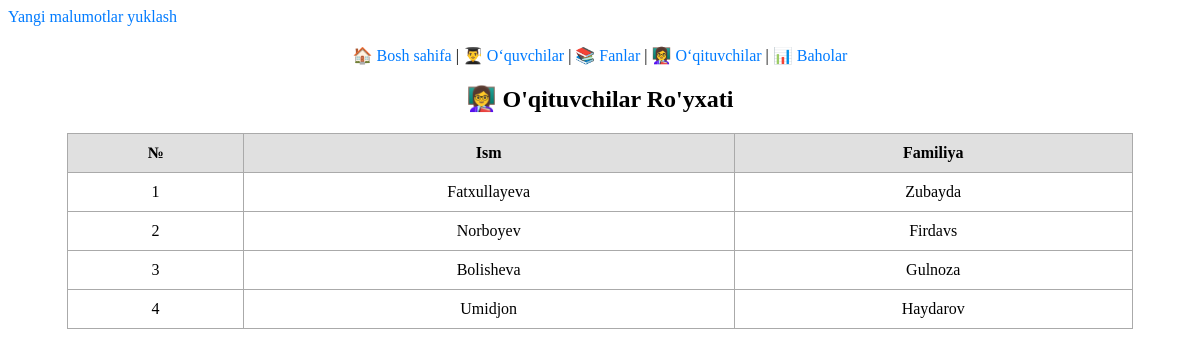
The page /teacher-list/ on the database its author committed.
### student_grade/models.py (models this page shows, shortened)
class Teacher(models.Model):
    first_name=models.CharField(max_length=100)
    last_name=models.CharField(max_length=100)
    created_at=models.DateTimeField(auto_now_add=True)
    updated_at=models.DateTimeField(auto_now=True)

### student_grade/views.py (the view)
# urls.py: path('teacher-list/',teacher_list,name="teacher_list"),
def teacher_list(request):
    teachers=Teacher.objects.all()
    context={
        "teachers" : teachers
    }
    return render(request,"teacher_list.html",context)

### templates/teacher_list.html (shortened to what this page needs)
<!DOCTYPE html>
<html lang="en">
<head>
</head>
<body>
<a href="{% url 'teacher_upload' %}">Yangi malumotlar yuklash</a>
<nav>
    <a href="{% url 'home' %}">🏠 Bosh sahifa</a> |
    <a href="{% url 'student_list' %}">👨‍🎓 O‘quvchilar</a> |
    <a href="{% url 'subjects_list' %}">📚 Fanlar</a> |
    <a href="{% url 'teacher_list' %}">👩‍🏫 O‘qituvchilar</a> |
    <a href="{% url 'grade' %}">📊 Baholar</a>
</nav>
<h2>👩‍🏫 O'qituvchilar Ro'yxati</h2>
<table>
    <thead>
        <tr>
            <th>№</th>
            <th>Ism</th>
            <th>Familiya</th>
        </tr>
    </thead>
    <tbody>
    {% for teacher in teachers %}
        <tr>
            <td>{{ forloop.counter}}</td>
            <td>{{ teacher.first_name }}</td>
            <td>{{ teacher.last_name }}</td>
        </tr>
    {% endfor %}
    </tbody>
</table>
</body>
</html>

### templates/teacher_list.html (style rules this page uses)
table { width: 90%; border-collapse: collapse; margin: 20px auto; }
th, td { padding: 10px; border: 1px solid #aaa; text-align: center; }
th { background-color: #e0e0e0; }
h2 { text-align: center; }
nav { text-align: center; margin: 20px 0; }
a { text-decoration: none; color: #007bff; }

### rows shown on the page
Teacher: first_name "Fatxullayeva", last_name "Zubayda"
Teacher: first_name "Norboyev", last_name "Firdavs"
Teacher: first_name "Bolisheva", last_name "Gulnoza"
Teacher: first_name "Umidjon", last_name "Haydarov"
